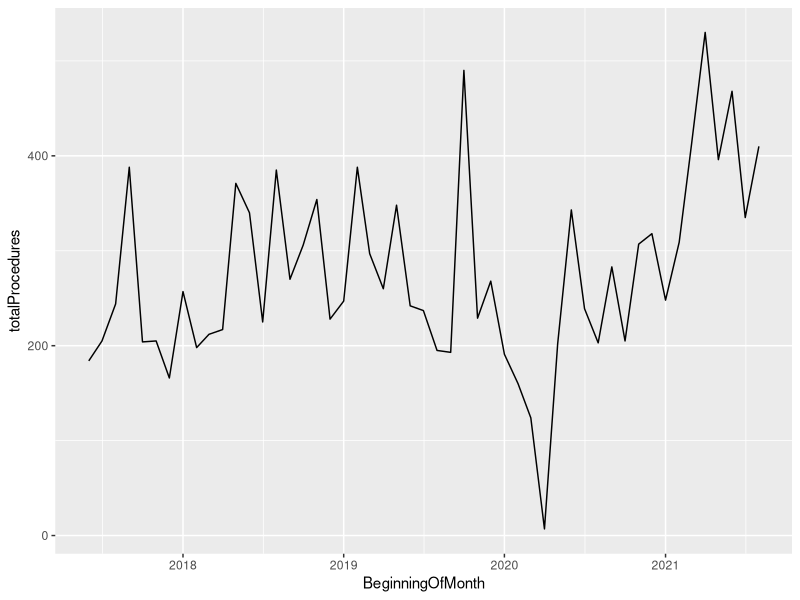
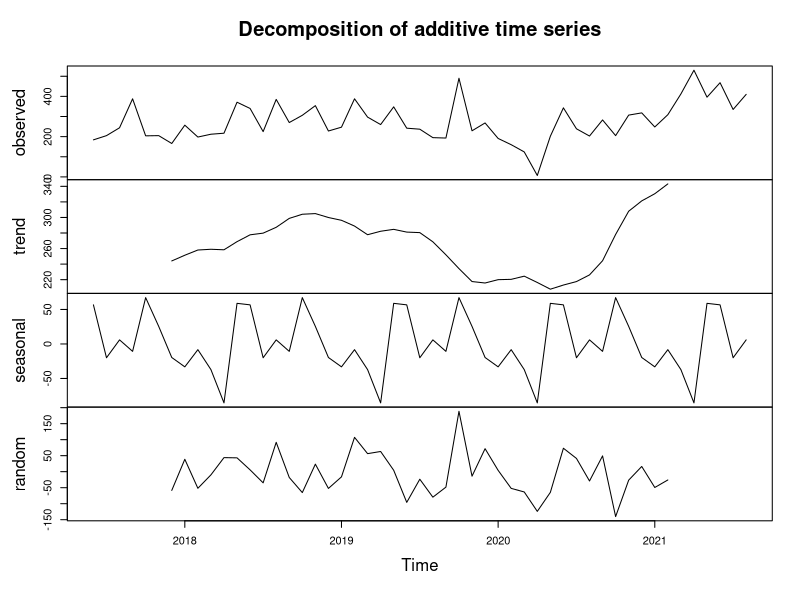

These figures' R source, in order:
library(tidyverse)
library(lubridate)
production <- read.csv('Data/DentalIntelFiles/production.csv')
production %>% head()

top_80_patients <- production %>% 
  filter(Status == 'Completed') %>% 
  group_by(Patient) %>% 
  summarise(
    totalDollarsCompleted = sum(DollarsCompleted),
    n(),
    ARPP = totalDollarsCompleted/n()
    
  ) %>% 
  arrange(desc(totalDollarsCompleted)) %>% 
  head(80)

production %>% mutate(
  top_80 = if_else(Patient %in% top_80_patients$Patient, 1,0)
) %>% 
  group_by(top_80) %>% 
  summarise(
    sum(DollarsCompleted)/sum(production$DollarsCompleted)
    )

### Production Timeseries Analysis

production_by_month <- production %>% 
  mutate(BeginningOfMonth = floor_date(mdy(AppointmentDate),'month')) %>% 
  group_by(BeginningOfMonth) %>% 
  summarise(totalProcedures = n()) 

ggplot(production_by_month)+
  geom_line(aes(x = BeginningOfMonth, y=totalProcedures))

production_by_month_ts <- ts(production_by_month$totalProcedures,start = c(2017,6), frequency = 12)
production_by_month_ts_decompose <- decompose(production_by_month_ts)
plot(production_by_month_ts_decompose)
